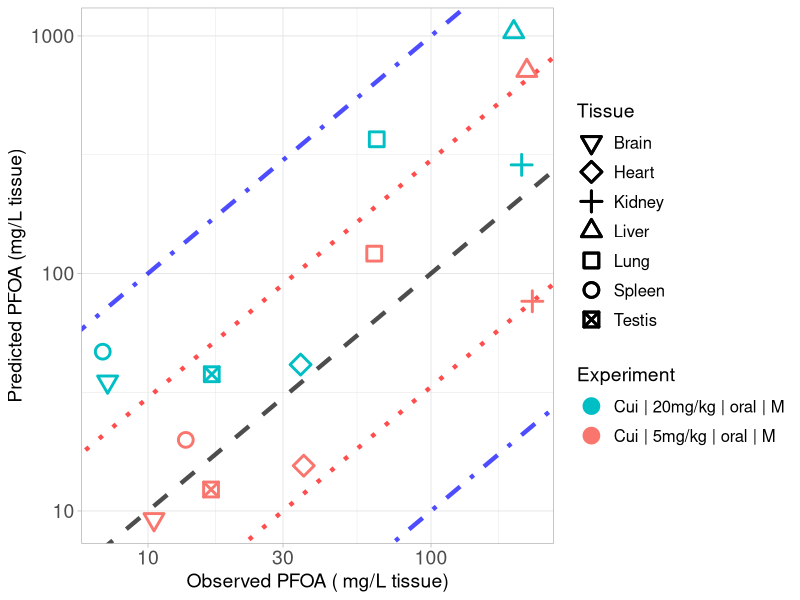

This figure's R source:
library(ggplot2)

#setwd("C:/Users/ptsir/Documents/GitHub/PFAS_PBK_models/PFOA inhalation Rat/Validation/Validation_results")
setwd("C:/Users/Ioannis/Documents/GitHub/PFAS_PBK_models/PFOA inhalation Rat/Validation/full_params_PT_excreta_restricted_Ka_58")

# Load Results 
Cui_results <- read.csv("Cui_2008_results.csv", header = T)
Cui_low <- Cui_results[Cui_results$Dose == 5, ]
Cui_low$Experiment <- "Cui | 5mg/kg | oral | M"
Cui_high <- Cui_results[Cui_results$Dose == 20, ]
Cui_high$Experiment <- "Cui | 20mg/kg | oral | M"
# 
Tissue_markers <-  c(0:10,14)
names(Tissue_markers) <- c( "Lung",   "Spleen",  "Liver",   "Kidney", "Plasma", "Heart",
                            "Brain","Testis", "Stomach", "Intestines", "Carcass")

Experiment <- scales::hue_pal()(2)

names(Experiment) <- unique(c(Cui_low$Experiment, Cui_high$Experiment))



scatter_plot <- ggplot()+
  geom_abline(intercept = log10(1), slope = 1, linetype = "dashed", color = "black", linewidth = 1.5, alpha = 0.7) +  # Identity line in log10 scale
  geom_abline(intercept = log10(3), slope = 1, linetype = "dotted", color = "red", linewidth = 1.5, alpha = 0.7) +  # +3-fold error line
  geom_abline(intercept = log10(1/3), slope = 1, linetype = "dotted", color = "red", linewidth = 1.5, alpha = 0.7) +  # -3-fold error line
  geom_abline(intercept = log10(10), slope = 1, linetype = "dotdash", color = "blue", linewidth = 1.5, alpha = 0.7) +  # +10-fold error line
  geom_abline(intercept = log10(1/10), slope = 1, linetype = "dotdash", color = "blue", linewidth = 1.5, alpha = 0.7) +  # -10-fold error line
  geom_point(data = Cui_low, aes(x=Observed, y=Predicted, color = Experiment, shape = Tissue), size=4, stroke = 1.5)+
  geom_point(data = Cui_high, aes(x=Observed, y=Predicted, color = Experiment, shape = Tissue), size=4, stroke = 1.5)+
  scale_y_log10()+
  scale_x_log10()+
  scale_color_manual(values = Experiment)+
  theme(legend.spacing.y = unit(1, 'cm')) +
  guides(fill = guide_legend(byrow = TRUE))+
  scale_shape_manual(values = Tissue_markers)+
  theme_light()+
  labs(y = "Predicted PFOA (mg/L tissue)",
       x = "Observed PFOA ( mg/L tissue)")+
  theme(plot.title = element_text(hjust = 0.5),
        legend.key.size = unit(0.75, 'cm'),  
        legend.title = element_text(size=14),
        legend.text = element_text(size=12,  hjust = 0),
        axis.text = element_text(size = 14),
        axis.title = element_text(size = 14),
        )

#print(scatter_plot)

ggsave("validation_plot_PFOA_tissues.png", scatter_plot, width = 11, height = 7, units = "in", dpi = 300)
